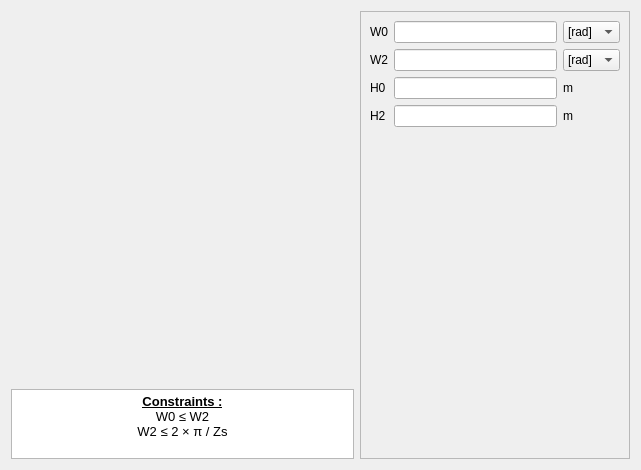
<?xml version="1.0" encoding="UTF-8"?>
<ui version="4.0">
 <class>PWSlot22</class>
 <widget class="QWidget" name="PWSlot22">
  <property name="geometry">
   <rect>
    <x>0</x>
    <y>0</y>
    <width>641</width>
    <height>470</height>
   </rect>
  </property>
  <property name="minimumSize">
   <size>
    <width>630</width>
    <height>470</height>
   </size>
  </property>
  <property name="maximumSize">
   <size>
    <width>16777215</width>
    <height>16777215</height>
   </size>
  </property>
  <property name="windowTitle">
   <string>Form</string>
  </property>
  <layout class="QHBoxLayout" name="horizontalLayout">
   <item>
    <layout class="QVBoxLayout" name="verticalLayout_2">
     <item>
      <widget class="QLabel" name="img_slot">
       <property name="sizePolicy">
        <sizepolicy hsizetype="Expanding" vsizetype="Expanding">
         <horstretch>0</horstretch>
         <verstretch>0</verstretch>
        </sizepolicy>
       </property>
       <property name="maximumSize">
        <size>
         <width>16777215</width>
         <height>16777215</height>
        </size>
       </property>
       <property name="text">
        <string/>
       </property>
       <property name="pixmap">
        <pixmap resource="../../../../Resources/pyleecan.qrc">:/images/images/MachineSetup/WSlot/SlotW22.png</pixmap>
       </property>
       <property name="scaledContents">
        <bool>false</bool>
       </property>
       <property name="alignment">
        <set>Qt::AlignCenter</set>
       </property>
      </widget>
     </item>
     <item>
      <widget class="QTextEdit" name="txt_constraint">
       <property name="sizePolicy">
        <sizepolicy hsizetype="Expanding" vsizetype="Fixed">
         <horstretch>0</horstretch>
         <verstretch>0</verstretch>
        </sizepolicy>
       </property>
       <property name="maximumSize">
        <size>
         <width>16777215</width>
         <height>70</height>
        </size>
       </property>
       <property name="verticalScrollBarPolicy">
        <enum>Qt::ScrollBarAlwaysOff</enum>
       </property>
       <property name="html">
        <string>&lt;!DOCTYPE HTML PUBLIC &quot;-//W3C//DTD HTML 4.0//EN&quot; &quot;http://www.w3.org/TR/REC-html40/strict.dtd&quot;&gt;
&lt;html&gt;&lt;head&gt;&lt;meta name=&quot;qrichtext&quot; content=&quot;1&quot; /&gt;&lt;style type=&quot;text/css&quot;&gt;
p, li { white-space: pre-wrap; }
&lt;/style&gt;&lt;/head&gt;&lt;body style=&quot; font-family:'MS Shell Dlg 2'; font-size:7.8pt; font-weight:400; font-style:normal;&quot;&gt;
&lt;p align=&quot;center&quot; style=&quot; margin-top:0px; margin-bottom:0px; margin-left:0px; margin-right:0px; -qt-block-indent:0; text-indent:0px;&quot;&gt;&lt;span style=&quot; font-size:10pt; font-weight:600; text-decoration: underline;&quot;&gt;Constraints :&lt;/span&gt;&lt;/p&gt;
&lt;p align=&quot;center&quot; style=&quot; margin-top:0px; margin-bottom:0px; margin-left:0px; margin-right:0px; -qt-block-indent:0; text-indent:0px;&quot;&gt;&lt;span style=&quot; font-size:10pt;&quot;&gt;W0 ≤ W2&lt;/span&gt;&lt;/p&gt;
&lt;p align=&quot;center&quot; style=&quot; margin-top:0px; margin-bottom:0px; margin-left:0px; margin-right:0px; -qt-block-indent:0; text-indent:0px;&quot;&gt;&lt;span style=&quot; font-size:10pt;&quot;&gt;W2 ≤ 2 × π / Zs&lt;/span&gt;&lt;/p&gt;&lt;/body&gt;&lt;/html&gt;</string>
       </property>
       <property name="textInteractionFlags">
        <set>Qt::TextSelectableByKeyboard|Qt::TextSelectableByMouse</set>
       </property>
      </widget>
     </item>
    </layout>
   </item>
   <item>
    <widget class="QScrollArea" name="scrollArea">
     <property name="minimumSize">
      <size>
       <width>270</width>
       <height>0</height>
      </size>
     </property>
     <property name="maximumSize">
      <size>
       <width>270</width>
       <height>16777215</height>
      </size>
     </property>
     <property name="widgetResizable">
      <bool>true</bool>
     </property>
     <widget class="QWidget" name="scrollAreaWidgetContents">
      <property name="geometry">
       <rect>
        <x>0</x>
        <y>0</y>
        <width>268</width>
        <height>446</height>
       </rect>
      </property>
      <layout class="QVBoxLayout" name="verticalLayout">
       <item>
        <layout class="QGridLayout" name="gridLayout">
         <item row="2" column="1">
          <widget class="FloatEdit" name="lf_H0"/>
         </item>
         <item row="1" column="2">
          <widget class="QComboBox" name="c_W2_unit">
           <property name="maximumSize">
            <size>
             <width>70</width>
             <height>16777215</height>
            </size>
           </property>
           <item>
            <property name="text">
             <string>[rad]</string>
            </property>
           </item>
           <item>
            <property name="text">
             <string>[deg]</string>
            </property>
           </item>
          </widget>
         </item>
         <item row="3" column="1">
          <widget class="FloatEdit" name="lf_H2"/>
         </item>
         <item row="2" column="0">
          <widget class="QLabel" name="in_H0">
           <property name="text">
            <string>H0</string>
           </property>
          </widget>
         </item>
         <item row="0" column="0">
          <widget class="QLabel" name="in_W0">
           <property name="text">
            <string>W0</string>
           </property>
          </widget>
         </item>
         <item row="3" column="0">
          <widget class="QLabel" name="in_H2">
           <property name="text">
            <string>H2</string>
           </property>
          </widget>
         </item>
         <item row="1" column="1">
          <widget class="FloatEdit" name="lf_W2"/>
         </item>
         <item row="2" column="2">
          <widget class="QLabel" name="unit_H0">
           <property name="text">
            <string>m</string>
           </property>
          </widget>
         </item>
         <item row="1" column="0">
          <widget class="QLabel" name="in_W2">
           <property name="text">
            <string>W2</string>
           </property>
          </widget>
         </item>
         <item row="0" column="1">
          <widget class="FloatEdit" name="lf_W0"/>
         </item>
         <item row="0" column="2">
          <widget class="QComboBox" name="c_W0_unit">
           <property name="maximumSize">
            <size>
             <width>70</width>
             <height>16777215</height>
            </size>
           </property>
           <item>
            <property name="text">
             <string>[rad]</string>
            </property>
           </item>
           <item>
            <property name="text">
             <string>[deg]</string>
            </property>
           </item>
          </widget>
         </item>
         <item row="3" column="2">
          <widget class="QLabel" name="unit_H2">
           <property name="text">
            <string>m</string>
           </property>
          </widget>
         </item>
        </layout>
       </item>
       <item>
        <spacer name="verticalSpacer">
         <property name="orientation">
          <enum>Qt::Vertical</enum>
         </property>
         <property name="sizeHint" stdset="0">
          <size>
           <width>20</width>
           <height>40</height>
          </size>
         </property>
        </spacer>
       </item>
       <item>
        <widget class="WWSlotOut" name="w_out" native="true"/>
       </item>
      </layout>
     </widget>
    </widget>
   </item>
  </layout>
 </widget>
 <customwidgets>
  <customwidget>
   <class>FloatEdit</class>
   <extends>QLineEdit</extends>
   <header>......GUI/Tools/FloatEdit.h</header>
  </customwidget>
  <customwidget>
   <class>WWSlotOut</class>
   <extends>QWidget</extends>
   <header>......GUI.Dialog.DMachineSetup.SWSlot.WWSlotOut.WWSlotOut.h</header>
   <container>1</container>
  </customwidget>
 </customwidgets>
 <tabstops>
  <tabstop>lf_W0</tabstop>
  <tabstop>lf_W2</tabstop>
  <tabstop>lf_H0</tabstop>
  <tabstop>lf_H2</tabstop>
  <tabstop>txt_constraint</tabstop>
 </tabstops>
 <resources>
  <include location="../../../../Resources/pyleecan.qrc"/>
  <include location="../../../../Resources/pyleecan.qrc"/>
 </resources>
 <connections/>
</ui>
